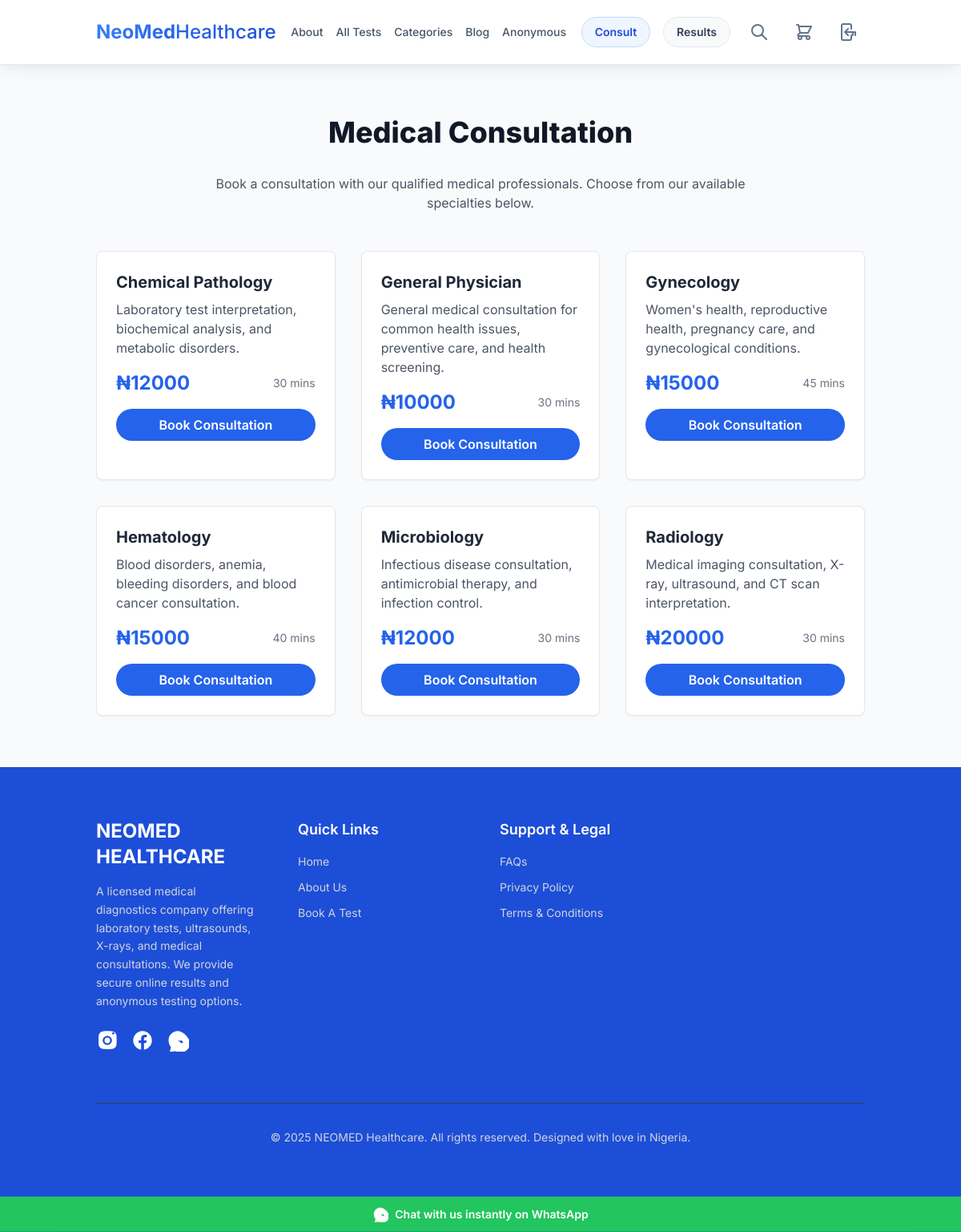
/consultation/, run on an earlier commit of the app's database.
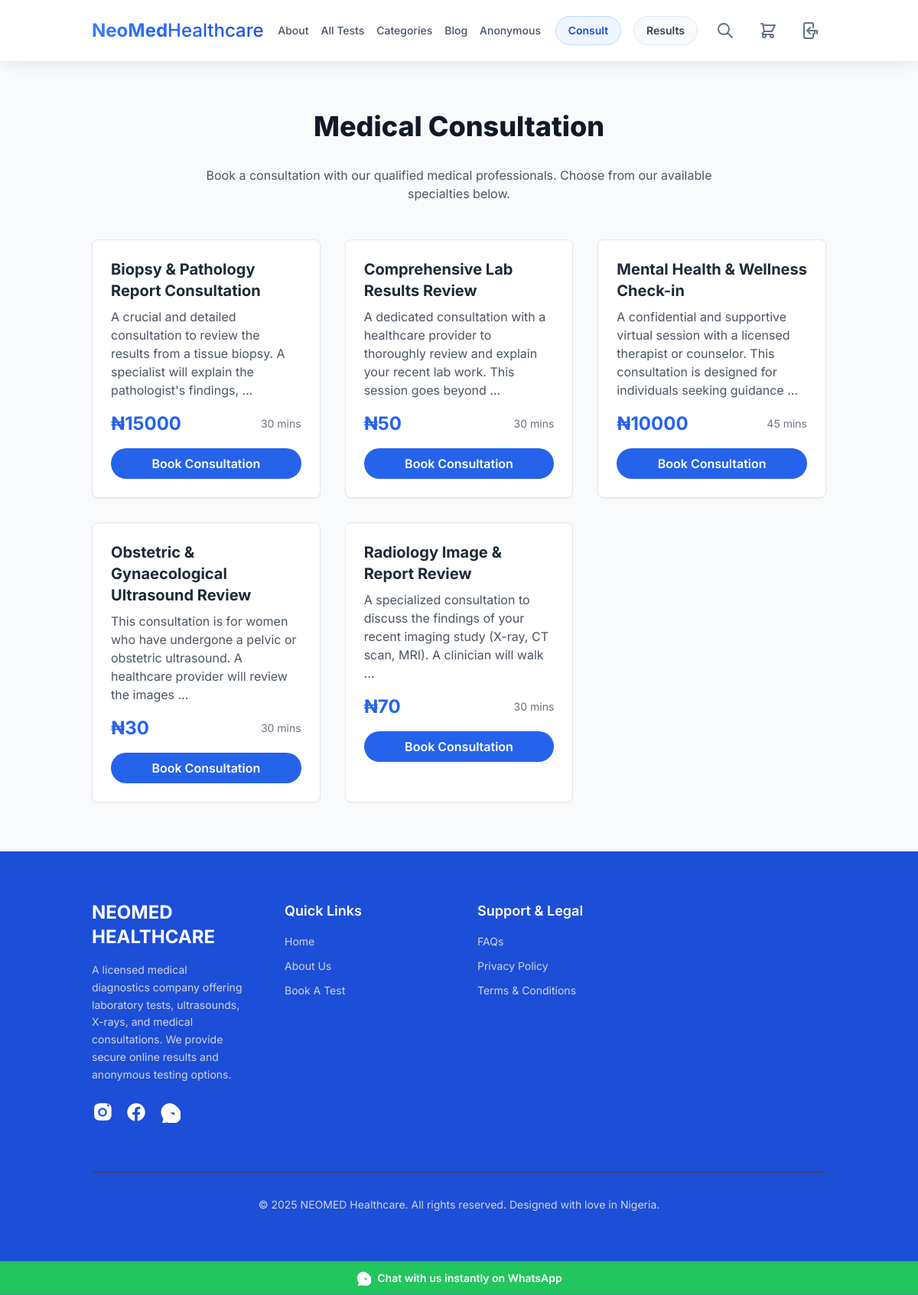
And on a later commit of the database.
### consultation/models.py (models this page shows, shortened)
class ConsultationSpecialty(models.Model):
    name = models.CharField(max_length=100, unique=True)
    description = models.TextField()
    price = models.DecimalField(max_digits=10, decimal_places=2)
    duration_minutes = models.PositiveIntegerField(default=30)
    is_available = models.BooleanField(default=True)
    class Meta:
        verbose_name_plural = "Consultation Specialties"

### consultation/views.py (the view)
# urls.py: path('', views.consultation_home, name='consultation_home'),
def consultation_home(request):
    specialties = ConsultationSpecialty.objects.filter(is_available=True).order_by('name')
    context = {
        'specialties': specialties,
    }
    return render(request, 'consultation/consultation_home.html', context)

### bookings/cart.py (called while the page is built)
    def __len__(self):
        return len(self.cart)

### bookings/context_processors.py (called while the page is built)
def cart(request):
    return {'cart': Cart(request)}

### consultation/templates/consultation/consultation_home.html (shortened to what this page needs)
{% extends "base.html" %}
{% block content %}
<div class="bg-gray-50 py-12 lg:py-16">
    <div class="container mx-auto px-6 lg:px-8">
        <h1 class="text-3xl lg:text-4xl font-extrabold text-gray-900 mb-8 text-center">Medical Consultation</h1>
        <p class="text-center text-gray-600 mb-12 max-w-2xl mx-auto">Book a consultation with our qualified medical professionals. Choose from our available specialties below.</p>
        <div class="grid grid-cols-1 md:grid-cols-2 lg:grid-cols-3 gap-8">
            {% for specialty in specialties %}
            <div class="bg-white border border-gray-200 rounded-lg shadow-sm hover:shadow-md transition-shadow duration-300">
                <div class="p-6">
                    <h3 class="text-xl font-bold text-gray-800 mb-2">{{ specialty.name }}</h3>
                    <p class="text-gray-600 mb-4">{{ specialty.description|truncatewords:20 }}</p>
                    <div class="flex justify-between items-center mb-4">
                        <span class="text-2xl font-bold text-primary-main">₦{{ specialty.price|floatformat:0 }}</span>
                        <span class="text-sm text-gray-500">{{ specialty.duration_minutes }} mins</span>
                    </div>
                    <a href="{% url 'consultation:booking' specialty.id %}"
                       class="w-full inline-block text-center bg-primary-main hover:bg-purple-900 text-white font-semibold py-2 px-4 rounded-full transition duration-300">
                        Book Consultation
                    </a>
                </div>
            </div>
            {% empty %}
            <div class="col-span-full text-center py-12">
                <p class="text-gray-500 text-lg">No consultation services available at the moment.</p>
            </div>
            {% endfor %}
        </div>
    </div>
</div>
{% endblock %}

### theme/templates/base.html (shortened to what this page needs)
{% load static %}
<!DOCTYPE html>
<html lang="en" class="scroll-smooth">
<head>
    <script src="https://cdn.tailwindcss.com"></script>
</head>
<body class="font-sans bg-white text-gray-800">
    {% include "partials/header.html" %}
    <main>
        {% block content %}
        {% endblock content %}
    </main>
    {% include "partials/footer.html" %}
</body>
</html>

### theme/templates/partials/header.html (shortened to what this page needs)
<header class="bg-white/95 backdrop-blur-md shadow-soft sticky top-0 z-50 border-b border-primary-100" x-data="{ mobileMenuOpen: false }">
    <div class="container mx-auto px-3 sm:px-4 lg:px-8">
        <div class="flex items-center justify-between h-16 sm:h-20">
            <a href="{% url 'home' %}" class="text-lg sm:text-xl lg:text-2xl font-bold bg-gradient-primary bg-clip-text text-transparent flex-shrink-0">NeoMed<span class="font-medium hidden sm:inline">Healthcare</span></a>
            <nav class="hidden lg:flex items-center space-x-4 xl:space-x-8">
                <a href="{% url 'about' %}" class="text-sm xl:text-base text-secondary-600 hover:text-primary-600 transition-all duration-300 font-medium relative group">
                    About
                </a>
                <a href="{% url 'tests:test_list' %}" class="text-sm xl:text-base text-secondary-600 hover:text-primary-600 transition-all duration-300 font-medium relative group">
                    All Tests
                </a>
                <a href="{% url 'tests:category_list' %}" class="text-sm xl:text-base text-secondary-600 hover:text-primary-600 transition-all duration-300 font-medium relative group">
                    Categories
                </a>
                <a href="{% url 'blog:home' %}" class="text-sm xl:text-base text-secondary-600 hover:text-primary-600 transition-all duration-300 font-medium relative group">
                    Blog
                </a>
                <a href="{% url 'tests:anonymous_test_list' %}" class="text-sm xl:text-base text-secondary-600 hover:text-primary-600 transition-all duration-300 font-medium relative group">
                    Anonymous
                </a>
            </nav>
            <div class="flex items-center space-x-2 sm:space-x-3 lg:space-x-4">
                <a href="{% url 'consultation:consultation_home' %}" class="hidden md:inline-block text-xs lg:text-sm font-semibold text-primary-700 bg-primary-50 px-2 lg:px-4 py-1 lg:py-2 rounded-full hover:bg-primary-100 hover:text-primary-800 transition-all duration-300 border border-primary-200">Consult</a>
                <a href="{% url 'bookings:check_result' %}" class="hidden md:inline-block text-xs lg:text-sm font-semibold text-secondary-700 bg-secondary-50 px-2 lg:px-4 py-1 lg:py-2 rounded-full hover:bg-secondary-100 hover:text-secondary-800 transition-all duration-300 border border-secondary-200">Results</a>
                <div class="hidden sm:block relative" x-data="{ searchOpen: false }">
                    <button @click="searchOpen = !searchOpen" class="text-secondary-500 hover:text-primary-600 transition-all duration-300 p-2 rounded-full hover:bg-primary-50">
                        <svg xmlns="http://www.w3.org/2000/svg" class="h-5 w-5 lg:h-6 lg:w-6" fill="none" viewBox="0 0 24 24" stroke="currentColor"><path stroke-linecap="round" stroke-linejoin="round" stroke-width="2" d="M21 21l-6-6m2-5a7 7 0 11-14 0 7 7 0 0114 0z" /></svg>
                    </button>
                </div>
                <a href="{% url 'bookings:cart_detail' %}" class="relative text-secondary-500 hover:text-primary-600 transition-all duration-300 p-2 rounded-full hover:bg-primary-50">
                </a>
                {% if user.is_authenticated %}
                    <div class="relative" x-data="{ userMenuOpen: false }">
                        <button @click="userMenuOpen = !userMenuOpen" class="text-secondary-500 hover:text-success-600 transition-all duration-300 p-2 rounded-full hover:bg-success-50" title="Your Account">
                            <svg xmlns="http://www.w3.org/2000/svg" class="h-5 w-5 lg:h-6 lg:w-6" fill="none" viewBox="0 0 24 24" stroke="currentColor"><path stroke-linecap="round" stroke-linejoin="round" stroke-width="2" d="M16 7a4 4 0 11-8 0 4 4 0 018 0zM12 14a7 7 0 00-7 7h14a7 7 0 00-7-7z" /></svg>
                        </button>
                        <div x-show="userMenuOpen" @click.away="userMenuOpen = false" x-transition class="absolute right-0 mt-2 w-48 bg-white rounded-xl shadow-strong border border-primary-200 py-2 z-50">
                            <a href="{% url 'users:dashboard' %}" class="block px-4 py-2 text-sm text-secondary-700 hover:bg-primary-50 hover:text-primary-600 transition-colors">
                                <svg class="w-4 h-4 inline mr-2" fill="none" stroke="currentColor" viewBox="0 0 24 24">
                                    <path stroke-linecap="round" stroke-linejoin="round" stroke-width="2" d="M3 7v10a2 2 0 002 2h14a2 2 0 002-2V9a2 2 0 00-2-2H5a2 2 0 00-2-2z"></path>
                                </svg>
                                Dashboard
                            </a>
                            <a href="{% url 'users:health_profile' %}" class="block px-4 py-2 text-sm text-secondary-700 hover:bg-primary-50 hover:text-primary-600 transition-colors">
                                <svg class="w-4 h-4 inline mr-2" fill="none" stroke="currentColor" viewBox="0 0 24 24">
                                    <path stroke-linecap="round" stroke-linejoin="round" stroke-width="2" d="M9 12h6m-6 4h6m2 5H7a2 2 0 01-2-2V5a2 2 0 012-2h5.586a1 1 0 01.707.293l5.414 5.414a1 1 0 01.293.707V19a2 2 0 01-2 2z"></path>
                                </svg>
                                Health Profile
                            </a>
                            <hr class="my-2 border-secondary-200">
                            <a href="{% url 'users:logout' %}" class="block px-4 py-2 text-sm text-error-600 hover:bg-error-50 transition-colors">
                                <svg class="w-4 h-4 inline mr-2" fill="none" stroke="currentColor" viewBox="0 0 24 24">
                                    <path stroke-linecap="round" stroke-linejoin="round" stroke-width="2" d="M17 16l4-4m0 0l-4-4m4 4H7m6 4v1a3 3 0 01-3 3H6a3 3 0 01-3-3V7a3 3 0 013-3h4a3 3 0 013 3v1"></path>
                                </svg>
                                Logout
                            </a>
                        </div>
                    </div>
                {% else %}
                    <a href="{% url 'users:login' %}" class="text-secondary-500 hover:text-accent-600 transition-all duration-300 p-2 rounded-full hover:bg-accent-50" title="Log In / Register">
                         <svg xmlns="http://www.w3.org/2000/svg" class="h-5 w-5 lg:h-6 lg:w-6" fill="none" viewBox="0 0 24 24" stroke="currentColor"><path stroke-linecap="round" stroke-linejoin="round" stroke-width="2" d="M11 16l-4-4m0 0l4-4m-4 4h12m-2 4v-4m3 4v-4M15 8V4a2 2 0 00-2-2H5a2 2 0 00-2 2v16a2 2 0 002 2h8a2 2 0 002-2v-4" /></svg>
                    </a>
                {% endif %}
            </div>
        </div>
    </div>
</header>

### theme/templates/partials/footer.html (shortened to what this page needs)
<footer class="bg-primary-dark text-gray-300">
    <div class="container mx-auto px-6 lg:px-8 py-16">
        <div class="grid grid-cols-1 md:grid-cols-2 lg:grid-cols-4 gap-12">
            <div class="md:col-span-2 lg:col-span-1">
                <h3 class="text-2xl font-bold text-white">NEOMED HEALTHCARE</h3>
                <p class="mt-4 text-sm leading-relaxed">
                    A licensed medical diagnostics company offering laboratory tests, ultrasounds, X-rays, and medical consultations. We provide secure online results and anonymous testing options.
                </p>
                <div class="mt-6 flex space-x-4">
                    <a href="#" class="text-white hover:text-pink-500">
                    </a>
                     <a href="#" class="text-white hover:text-blue-600">
                    </a>
                    <a href="#" class="text-white hover:text-green-500">
                    </a>
                </div>
            </div>
            <div>
                <h3 class="text-lg font-semibold text-white">Quick Links</h3>
                <ul class="mt-4 space-y-3 text-sm">
                    <li><a href="#" class="hover:text-white">Home</a></li>
                    <li><a href="{% url 'about' %}" class="hover:text-white">About Us</a></li>
                    <li><a href="#" class="hover:text-white">Book A Test</a></li>
                </ul>
            </div>
            <div>
                <h3 class="text-lg font-semibold text-white">Support & Legal</h3>
                <ul class="mt-4 space-y-3 text-sm">
                    <li><a href="#" class="hover:text-white">FAQs</a></li>
                    <li><a href="#" class="hover:text-white">Privacy Policy</a></li>
                    <li><a href="#" class="hover:text-white">Terms & Conditions</a></li>
                </ul>
            </div>
        </div>
        <div class="mt-16 border-t border-gray-700 pt-8 text-center text-sm">
            <p>© {% now "Y" %} NEOMED Healthcare. All rights reserved. Designed with love in Nigeria.</p>
        </div>
    </div>
     <div class="sticky bottom-0 bg-green-500 text-white p-3 text-center text-sm font-semibold shadow-2xl">
        <a href="https://wa.me/2349137846205" target="_blank" class="flex items-center justify-center gap-2">
            Chat with us instantly on WhatsApp
        </a>
    </div>
</footer>

What changed in the data, as far as the page shows it:
removed ConsultationSpecialty: name "Hematology", description "Blood disorders, anemia, bleeding disorders, and blood cancer consultation.", price "15000", duration_minutes "40"
changed ConsultationSpecialty: name "Microbiology" → "Biopsy & Pathology Report Consultation"; description "Infectious disease consultation, antimicrobial therapy, and infection control." → "A crucial and detailed consultation to review the results from a tissue biopsy. A specialist will explain the pathologist's findings, …"; price "12000" → "15000"; moves up the list
changed ConsultationSpecialty: name "General Physician" → "Comprehensive Lab Results Review"; description "General medical consultation for common health issues, preventive care, and health screening." → "A dedicated consultation with a healthcare provider to thoroughly review and explain your recent lab work. This session goes beyond …"; price "10000" → "50"
changed ConsultationSpecialty: name "Gynecology" → "Mental Health & Wellness Check-in"; description "Women's health, reproductive health, pregnancy care, and gynecological conditions." → "A confidential and supportive virtual session with a licensed therapist or counselor. This consultation is designed for individuals seeking guidance …"; price "15000" → "10000"
changed ConsultationSpecialty: name "Chemical Pathology" → "Obstetric & Gynaecological Ultrasound Review"; description "Laboratory test interpretation, biochemical analysis, and metabolic disorders." → "This consultation is for women who have undergone a pelvic or obstetric ultrasound. A healthcare provider will review the images …"; price "12000" → "30"; moves down the list
changed ConsultationSpecialty: name "Radiology" → "Radiology Image & Report Review"; description "Medical imaging consultation, X-ray, ultrasound, and CT scan interpretation." → "A specialized consultation to discuss the findings of your recent imaging study (X-ray, CT scan, MRI). A clinician will walk …"; price "20000" → "70"
